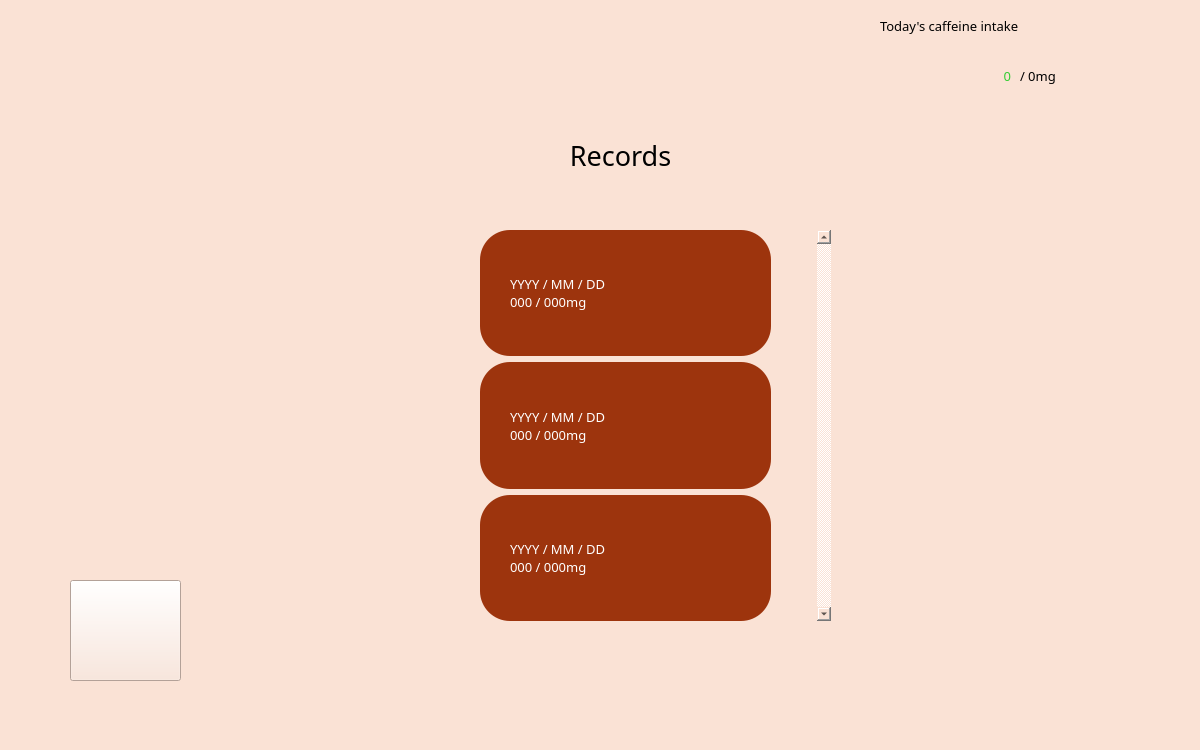
<?xml version="1.0" encoding="UTF-8"?>
<ui version="4.0">
 <class>MainWindow</class>
 <widget class="QMainWindow" name="MainWindow">
  <property name="geometry">
   <rect>
    <x>0</x>
    <y>0</y>
    <width>1200</width>
    <height>750</height>
   </rect>
  </property>
  <property name="windowTitle">
   <string>MainWindow</string>
  </property>
  <property name="styleSheet">
   <string notr="true">background-color: rgb(250, 226, 213);</string>
  </property>
  <widget class="QWidget" name="centralwidget">
   <widget class="QLabel" name="label">
    <property name="geometry">
     <rect>
      <x>10</x>
      <y>0</y>
      <width>331</width>
      <height>131</height>
     </rect>
    </property>
    <property name="styleSheet">
     <string notr="true">border-image: url(:/images/logo.png);</string>
    </property>
    <property name="text">
     <string/>
    </property>
   </widget>
   <widget class="QLabel" name="label_2">
    <property name="geometry">
     <rect>
      <x>510</x>
      <y>110</y>
      <width>221</width>
      <height>91</height>
     </rect>
    </property>
    <property name="font">
     <font>
      <family>더잠실 4 Medium</family>
      <pointsize>20</pointsize>
     </font>
    </property>
    <property name="text">
     <string>Records</string>
    </property>
    <property name="alignment">
     <set>Qt::AlignCenter</set>
    </property>
   </widget>
   <widget class="QLabel" name="label_3">
    <property name="geometry">
     <rect>
      <x>880</x>
      <y>10</y>
      <width>301</width>
      <height>31</height>
     </rect>
    </property>
    <property name="font">
     <font>
      <family>더잠실 3 Regular</family>
      <pointsize>10</pointsize>
     </font>
    </property>
    <property name="text">
     <string>Today's caffeine intake</string>
    </property>
   </widget>
   <widget class="QLabel" name="label_today">
    <property name="geometry">
     <rect>
      <x>880</x>
      <y>60</y>
      <width>131</width>
      <height>31</height>
     </rect>
    </property>
    <property name="font">
     <font>
      <family>더잠실 4 Medium</family>
      <pointsize>10</pointsize>
     </font>
    </property>
    <property name="styleSheet">
     <string notr="true">color:limegreen;</string>
    </property>
    <property name="text">
     <string>0</string>
    </property>
    <property name="alignment">
     <set>Qt::AlignRight|Qt::AlignTrailing|Qt::AlignVCenter</set>
    </property>
   </widget>
   <widget class="QLabel" name="label_total">
    <property name="geometry">
     <rect>
      <x>1020</x>
      <y>60</y>
      <width>111</width>
      <height>31</height>
     </rect>
    </property>
    <property name="font">
     <font>
      <family>더잠실 3 Regular</family>
      <pointsize>10</pointsize>
     </font>
    </property>
    <property name="text">
     <string>/ 0mg</string>
    </property>
   </widget>
   <widget class="QPushButton" name="button_back">
    <property name="geometry">
     <rect>
      <x>70</x>
      <y>580</y>
      <width>111</width>
      <height>101</height>
     </rect>
    </property>
    <property name="styleSheet">
     <string notr="true">border-image: url(:/images/arrow.png);</string>
    </property>
    <property name="text">
     <string/>
    </property>
   </widget>
   <widget class="QScrollArea" name="scrollArea">
    <property name="geometry">
     <rect>
      <x>430</x>
      <y>230</y>
      <width>401</width>
      <height>391</height>
     </rect>
    </property>
    <property name="styleSheet">
     <string notr="true">border: none;</string>
    </property>
    <property name="verticalScrollBarPolicy">
     <enum>Qt::ScrollBarAlwaysOn</enum>
    </property>
    <property name="widgetResizable">
     <bool>true</bool>
    </property>
    <widget class="QWidget" name="scrollAreaWidgetContents">
     <property name="geometry">
      <rect>
       <x>0</x>
       <y>0</y>
       <width>367</width>
       <height>391</height>
      </rect>
     </property>
     <widget class="QWidget" name="verticalLayoutWidget">
      <property name="geometry">
       <rect>
        <x>50</x>
        <y>0</y>
        <width>291</width>
        <height>921</height>
       </rect>
      </property>
      <layout class="QVBoxLayout" name="verticalLayout">
       <item>
        <widget class="QLabel" name="label_date1">
         <property name="font">
          <font>
           <family>더잠실 3 Regular</family>
           <pointsize>10</pointsize>
          </font>
         </property>
         <property name="styleSheet">
          <string notr="true">border-radius: 30px;
background-color: rgb(157,52,13);
color:rgb(255,255,255);</string>
         </property>
         <property name="lineWidth">
          <number>1</number>
         </property>
         <property name="midLineWidth">
          <number>0</number>
         </property>
         <property name="text">
          <string>YYYY / MM / DD
000 / 000mg</string>
         </property>
         <property name="textFormat">
          <enum>Qt::AutoText</enum>
         </property>
         <property name="alignment">
          <set>Qt::AlignLeading|Qt::AlignLeft|Qt::AlignVCenter</set>
         </property>
         <property name="wordWrap">
          <bool>false</bool>
         </property>
         <property name="margin">
          <number>0</number>
         </property>
         <property name="indent">
          <number>30</number>
         </property>
        </widget>
       </item>
       <item>
        <widget class="QLabel" name="label_date2">
         <property name="font">
          <font>
           <family>더잠실 3 Regular</family>
           <pointsize>10</pointsize>
          </font>
         </property>
         <property name="styleSheet">
          <string notr="true">border-radius: 30px;
background-color: rgb(157,52,13);
color:rgb(255,255,255);</string>
         </property>
         <property name="lineWidth">
          <number>1</number>
         </property>
         <property name="midLineWidth">
          <number>0</number>
         </property>
         <property name="text">
          <string>YYYY / MM / DD
000 / 000mg</string>
         </property>
         <property name="alignment">
          <set>Qt::AlignLeading|Qt::AlignLeft|Qt::AlignVCenter</set>
         </property>
         <property name="wordWrap">
          <bool>false</bool>
         </property>
         <property name="margin">
          <number>0</number>
         </property>
         <property name="indent">
          <number>30</number>
         </property>
        </widget>
       </item>
       <item>
        <widget class="QLabel" name="label_date3">
         <property name="font">
          <font>
           <family>더잠실 3 Regular</family>
           <pointsize>10</pointsize>
          </font>
         </property>
         <property name="styleSheet">
          <string notr="true">border-radius: 30px;
background-color: rgb(157,52,13);
color:rgb(255,255,255);</string>
         </property>
         <property name="lineWidth">
          <number>1</number>
         </property>
         <property name="midLineWidth">
          <number>0</number>
         </property>
         <property name="text">
          <string>YYYY / MM / DD
000 / 000mg</string>
         </property>
         <property name="alignment">
          <set>Qt::AlignLeading|Qt::AlignLeft|Qt::AlignVCenter</set>
         </property>
         <property name="wordWrap">
          <bool>false</bool>
         </property>
         <property name="margin">
          <number>0</number>
         </property>
         <property name="indent">
          <number>30</number>
         </property>
        </widget>
       </item>
       <item>
        <widget class="QLabel" name="label_date4">
         <property name="font">
          <font>
           <family>더잠실 3 Regular</family>
           <pointsize>10</pointsize>
          </font>
         </property>
         <property name="styleSheet">
          <string notr="true">border-radius: 30px;
background-color: rgb(157,52,13);
color:rgb(255,255,255);</string>
         </property>
         <property name="lineWidth">
          <number>1</number>
         </property>
         <property name="midLineWidth">
          <number>0</number>
         </property>
         <property name="text">
          <string>YYYY / MM / DD
000 / 000mg</string>
         </property>
         <property name="alignment">
          <set>Qt::AlignLeading|Qt::AlignLeft|Qt::AlignVCenter</set>
         </property>
         <property name="wordWrap">
          <bool>false</bool>
         </property>
         <property name="margin">
          <number>0</number>
         </property>
         <property name="indent">
          <number>30</number>
         </property>
        </widget>
       </item>
       <item>
        <widget class="QLabel" name="label_date5">
         <property name="font">
          <font>
           <family>더잠실 3 Regular</family>
           <pointsize>10</pointsize>
          </font>
         </property>
         <property name="styleSheet">
          <string notr="true">border-radius: 30px;
background-color: rgb(157,52,13);
color:rgb(255,255,255);</string>
         </property>
         <property name="lineWidth">
          <number>1</number>
         </property>
         <property name="midLineWidth">
          <number>0</number>
         </property>
         <property name="text">
          <string>YYYY / MM / DD
000 / 000mg</string>
         </property>
         <property name="alignment">
          <set>Qt::AlignLeading|Qt::AlignLeft|Qt::AlignVCenter</set>
         </property>
         <property name="wordWrap">
          <bool>false</bool>
         </property>
         <property name="margin">
          <number>0</number>
         </property>
         <property name="indent">
          <number>30</number>
         </property>
        </widget>
       </item>
       <item>
        <widget class="QLabel" name="label_date6">
         <property name="font">
          <font>
           <family>더잠실 3 Regular</family>
           <pointsize>10</pointsize>
          </font>
         </property>
         <property name="styleSheet">
          <string notr="true">border-radius: 30px;
background-color: rgb(157,52,13);
color:rgb(255,255,255);</string>
         </property>
         <property name="lineWidth">
          <number>1</number>
         </property>
         <property name="midLineWidth">
          <number>0</number>
         </property>
         <property name="text">
          <string>YYYY / MM / DD
000 / 000mg</string>
         </property>
         <property name="alignment">
          <set>Qt::AlignLeading|Qt::AlignLeft|Qt::AlignVCenter</set>
         </property>
         <property name="wordWrap">
          <bool>false</bool>
         </property>
         <property name="margin">
          <number>0</number>
         </property>
         <property name="indent">
          <number>30</number>
         </property>
        </widget>
       </item>
       <item>
        <widget class="QLabel" name="label_date7">
         <property name="font">
          <font>
           <family>더잠실 3 Regular</family>
           <pointsize>10</pointsize>
          </font>
         </property>
         <property name="styleSheet">
          <string notr="true">border-radius: 30px;
background-color: rgb(157,52,13);
color:rgb(255,255,255);</string>
         </property>
         <property name="lineWidth">
          <number>1</number>
         </property>
         <property name="midLineWidth">
          <number>0</number>
         </property>
         <property name="text">
          <string>YYYY / MM / DD
000 / 000mg</string>
         </property>
         <property name="alignment">
          <set>Qt::AlignLeading|Qt::AlignLeft|Qt::AlignVCenter</set>
         </property>
         <property name="wordWrap">
          <bool>false</bool>
         </property>
         <property name="margin">
          <number>0</number>
         </property>
         <property name="indent">
          <number>30</number>
         </property>
        </widget>
       </item>
      </layout>
     </widget>
    </widget>
   </widget>
  </widget>
  <widget class="QMenuBar" name="menubar">
   <property name="geometry">
    <rect>
     <x>0</x>
     <y>0</y>
     <width>1200</width>
     <height>38</height>
    </rect>
   </property>
  </widget>
  <widget class="QStatusBar" name="statusbar"/>
 </widget>
 <resources>
  <include location="Resource_1.qrc"/>
 </resources>
 <connections/>
</ui>
